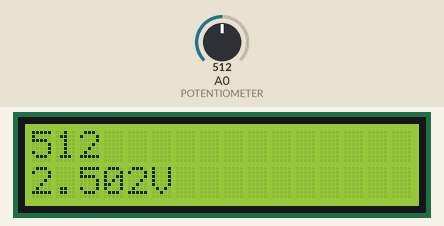
This sketch was run on a simulated Arduino Uno, built with avr-gcc and run on an emulated ATmega328P. Parts: 16×2 character LCD. The inputs (shaded band) are chosen by the test bench; at power-on: A0 (POTENTIOMETER) = 512.

Above: at 1.3 s.
1.4 s: A0 (POTENTIOMETER) set to 716
At 1.8 s:
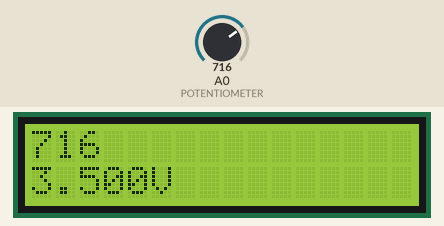
2.9 s: A0 (POTENTIOMETER) set to 900
At 4.1 s:
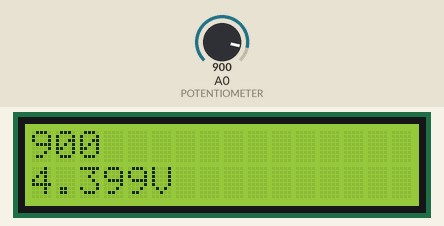
4.4 s: A0 (POTENTIOMETER) set to 1023
At 5.3 s:
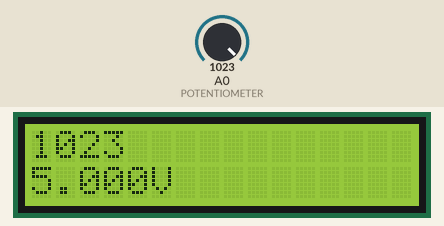
Timing chart, 0 to 7.4 s (numbered marks = the images above; inputs shaded):
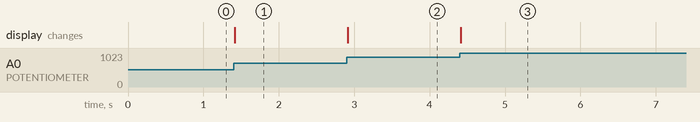

Measured:
- after the input at 1.4 s, the display: changes at once (image 1)
- after the input at 2.9 s, the display: changes at once (image 2)
- after the input at 4.4 s, the display: changes at once (image 3)

The sketch:

ex03.ino
```cpp
//#include<LiquidCrystal.h>
//LiquidCrystal lcd(12, 11, 7, 10, 9, 8);

#include <LiquidCrystal_I2C.h>
#define POTENTIOMETER A0
LiquidCrystal_I2C lcd(0x27, 16, 2);
float MAX_VALUE = 1023;
int prevValue;

void setup()
{
	prevValue = -1;
  lcd.init();
  lcd.begin(16, 2);
  lcd.backlight();
}

void loop()
{
  int value = analogRead(POTENTIOMETER);
 	if(value != prevValue){
  	  lcd.clear();
      lcd.setCursor(0, 0);
      lcd.print(value);
      lcd.setCursor(0, 1);
      lcd.print((float)(5.00 * value/MAX_VALUE), 3);
      lcd.setCursor(5, 1);
      lcd.print('V');
    }
  	prevValue = value;
}
```
